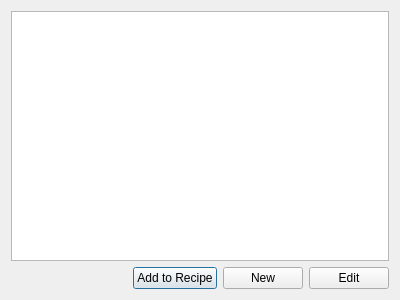
<ui version="4.0" >
 <class>miscDialog</class>
 <widget class="QDialog" name="miscDialog" >
  <property name="geometry" >
   <rect>
    <x>0</x>
    <y>0</y>
    <width>400</width>
    <height>300</height>
   </rect>
  </property>
  <property name="windowTitle" >
   <string>Misc Database</string>
  </property>
  <layout class="QVBoxLayout" name="verticalLayout" >
   <item>
    <widget class="MiscTableWidget" name="miscTableWidget" />
   </item>
   <item>
    <layout class="QHBoxLayout" name="horizontalLayout" >
     <item>
      <spacer name="horizontalSpacer" >
       <property name="orientation" >
        <enum>Qt::Horizontal</enum>
       </property>
       <property name="sizeHint" stdset="0" >
        <size>
         <width>40</width>
         <height>20</height>
        </size>
       </property>
      </spacer>
     </item>
     <item>
      <widget class="QPushButton" name="pushButton_addToRecipe" >
       <property name="sizePolicy" >
        <sizepolicy vsizetype="Fixed" hsizetype="Minimum" >
         <horstretch>0</horstretch>
         <verstretch>0</verstretch>
        </sizepolicy>
       </property>
       <property name="text" >
        <string>Add to Recipe</string>
       </property>
      </widget>
     </item>
     <item>
      <widget class="QPushButton" name="pushButton_new" >
       <property name="text" >
        <string>New</string>
       </property>
      </widget>
     </item>
     <item>
      <widget class="QPushButton" name="pushButton_edit" >
       <property name="text" >
        <string>Edit</string>
       </property>
      </widget>
     </item>
    </layout>
   </item>
  </layout>
 </widget>
 <customwidgets>
  <customwidget>
   <class>MiscTableWidget</class>
   <extends>QTableView</extends>
   <header>MiscTableWidget.h</header>
  </customwidget>
 </customwidgets>
 <resources/>
 <connections/>
</ui>
